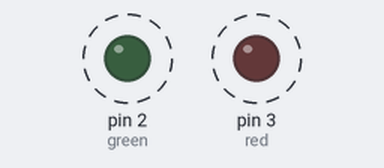
The sketch below on a simulated Arduino Uno, built with avr-gcc and run on an emulated ATmega328P. On the bench: output pins drawn as LEDs (lit = HIGH). Dashed ring = blinking. What the sketch prints to the serial monitor is not drawn.

Above: at 0.39 s.
Timing chart, 0 to 3.0 s (numbered marks = the images above):
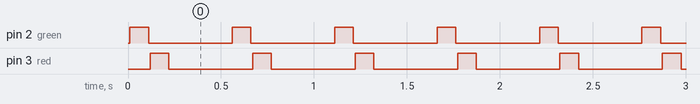

Measured:
- by itself, pin 2 (green), pin 3 (red): alternates HIGH for 0.10 s and LOW for 0.45 s
- by itself, everything shown: repeats every 0.55 s, in 3 steps

The sketch:

LED_test.ino
```cpp
const int green = 2;
const int red = 3;
const int white = 4;
const int blue =5;
const int yellow = 6;

int activeLight = 2;

void setup() {
  // put your setup code here, to run once:
  pinMode(green, OUTPUT);
  pinMode(red, OUTPUT);


  Serial.begin(9600);
}

void AllLOW(){
  digitalWrite(green, LOW);
  digitalWrite(red, LOW);
  digitalWrite(white, LOW);
  digitalWrite(blue, LOW);
  digitalWrite(yellow, LOW);
}

void Light(int light){
  digitalWrite(light, HIGH);
}

void loop() {
  // put your main code here, to run repeatedly:
  // digitalWrite(2, HIGH);
  // delay(10);
  // digitalWrite(2, LOW);
  // delay(9000);
  AllLOW();
  delay(10);
  Light(activeLight);
  Serial.println(activeLight);
  delay(100);
  activeLight++;
  if(activeLight==7){
    activeLight = 2;
  }


}
```
